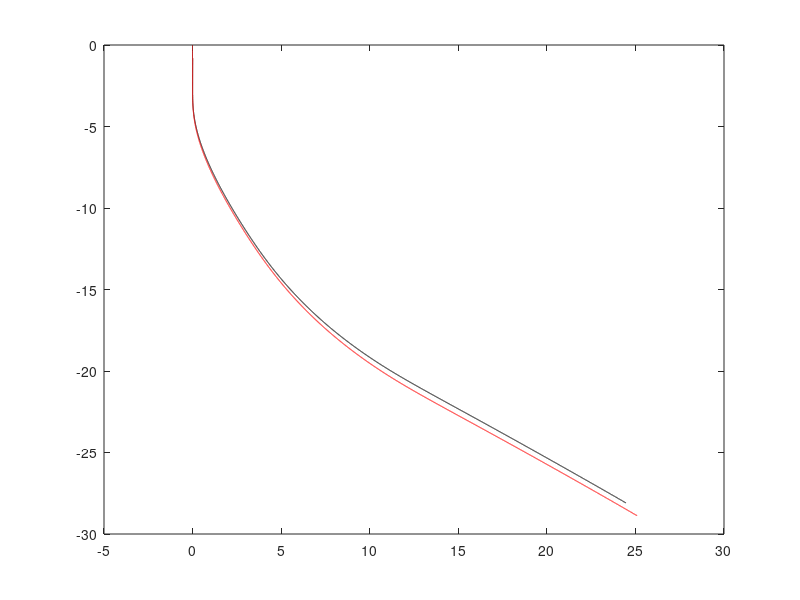
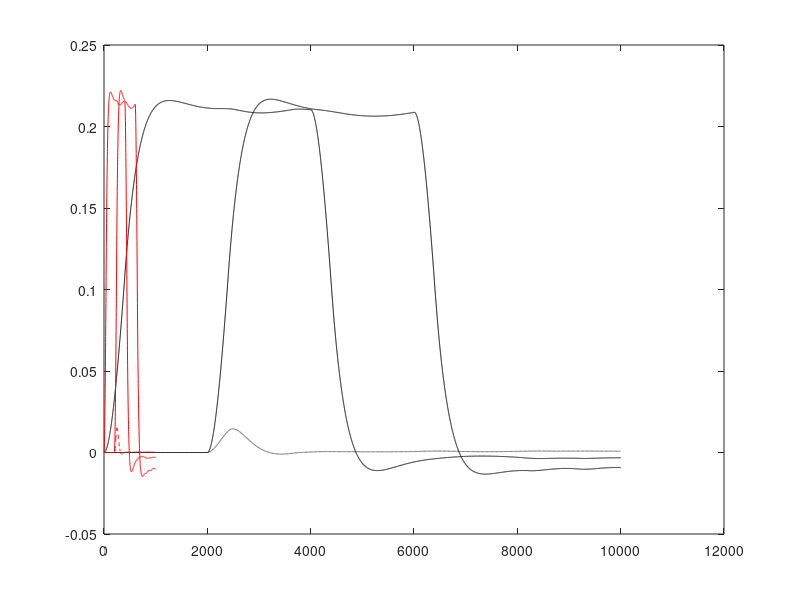

Write MATLAB code to recreate these figures, in order.
% load('4SystemID1.mat');
% 
% figure
% for i = 1:3
% plot(real_state(i,:),'k');
% % hold on;
% % plot(observ(i,:),'r');
% end
% title('x');
% 
% figure
% for i = 7:9
% plot(real_state(i,:),'k');
% % hold on;
% % plot(observ(i,:),'r');
% end
% title('omega');
% 
% figure
% for i = 10:12
% plot(real_state(i,:),'k');
% % hold on;
% % plot(observ(i,:),'r');
% end
% title('q1-q3');

load('4SystemID_1.mat');
figure(1)
plot(real_state(1,:),real_state(2,:),'k');
hold on;
figure(2);
a = real_state(14:16,:);
plot(a(1,:),'k');
hold on;
plot(a(2,:),'k-');
hold on;
plot(a(3,:),'k--');
hold on;

load('4SystemID_2.mat');
figure(1)
plot(real_state(1,:),real_state(2,:),'r');
hold on;
figure(2);
b = real_state(14:16,1:10:end);
plot(b(1,:),'r');
hold on;
plot(b(2,:),'r-');
hold on;
plot(b(3,:),'r--');
hold on;

% load('4SystemID_3.mat');
% figure(1)
% plot(real_state(1,:),real_state(3,:),'b');
% hold on;
% figure(2);
% c = real_state(14:16,1:100:end);
% plot(c(1,:),'b');
% hold on;
% plot(c(2,:),'b-');
% hold on;
% plot(c(3,:),'b--');
% hold on;
% 
% 
% 
% load('4SystemID_4.mat');
% figure(1)
% plot(real_state(1,:),real_state(3,:),'k--');
% hold on;
% 
% load('4SystemID_5.mat');
% figure(1)
% plot(real_state(1,:),real_state(3,:),'r--');
% hold on;
% 
% load('4SystemID_6.mat');
% figure(1)
% plot(real_state(1,:),real_state(3,:),'b--');
% hold on;